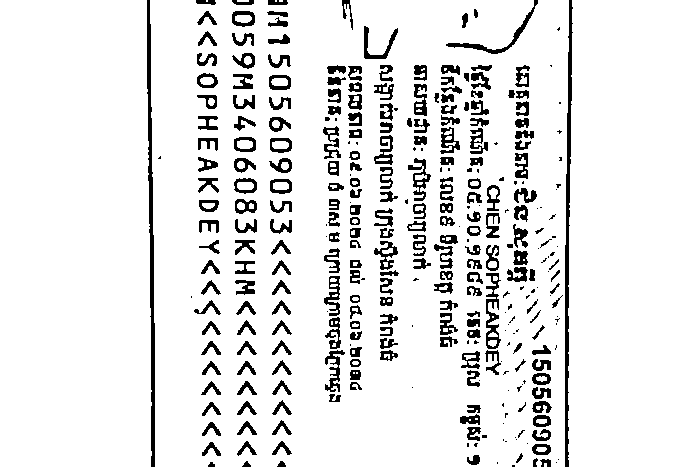
#> input picture scan_id_preprocessed_gray.png, 690 x 467 px; its folder holds only this picture in this run
$ python id_card_ocr_tool.py scan_id_preprocessed_gray.png
#> lines starting #> are read from the running program, lines starting #| are printed output that depends on the picture; after the words box and inside, x2 and y2 are one past the last pixel; in counts of white or black regions, pixels touching at a corner belong together
#!/usr/bin/env python
"""
ID Card OCR Tool - Specialized tool for extracting text from ID cards
with advanced preprocessing and OCR optimization
"""
import os
import sys
import argparse
import json
import cv2
import numpy as np
from PIL import Image, ImageEnhance, ImageFilter
import pytesseract
import logging
from typing import Dict, List, Tuple, Optional, Union
import re

# Configure logging
logging.basicConfig(
    level=logging.INFO,
    format='%(asctime)s - %(name)s - %(levelname)s - %(message)s'
)
logger = logging.getLogger("IDCardOCR")

# Set Tesseract path
tesseract_path = r'/usr/bin/tesseract'
pytesseract.pytesseract.tesseract_cmd = tesseract_path

# Supported ID types and their configurations
ID_TYPES = {
    "cambodian": {
        "languages": ["khm", "eng"],
        "fields": ["name", "name_kh", "name_en", "id_number", "dob", "gender", "nationality"],
        "config": "--oem 1 --psm 11 -c preserve_interword_spaces=1 --dpi 300"
    },
    "generic": {
        "languages": ["eng"],
        "fields": ["name", "id_number", "dob", "gender", "nationality", "address"],
        "config": "--oem 1 --psm 11 -c preserve_interword_spaces=1 --dpi 300"
    }
}

def enhance_image(image: np.ndarray) -> np.ndarray:
    """
    Apply various enhancement techniques to improve OCR results

    Args:
        image: Input image as numpy array

    Returns:
        Enhanced image
    """
    # Convert to grayscale if not already
    if len(image.shape) == 3:
        gray = cv2.cvtColor(image, cv2.COLOR_BGR2GRAY)
    else:
        gray = image.copy()

    # Apply CLAHE (Contrast Limited Adaptive Histogram Equalization)
    clahe = cv2.createCLAHE(clipLimit=2.0, tileGridSize=(8, 8))
    enhanced = clahe.apply(gray)

    # Apply bilateral filter to reduce noise while preserving edges
    denoised = cv2.bilateralFilter(enhanced, 9, 75, 75)

    # Try different thresholding methods and use the best one based on OCR confidence
    # 1. Adaptive Gaussian thresholding
    thresh1 = cv2.adaptiveThreshold(
        denoised, 255,
        cv2.ADAPTIVE_THRESH_GAUSSIAN_C,
        cv2.THRESH_BINARY, 11, 7
    )

    # 2. Adaptive Mean thresholding
    thresh2 = cv2.adaptiveThreshold(
        denoised, 255,
        cv2.ADAPTIVE_THRESH_MEAN_C,
        cv2.THRESH_BINARY, 11, 7
    )

    # 3. Otsu's thresholding
    _, thresh3 = cv2.threshold(denoised, 0, 255, cv2.THRESH_BINARY + cv2.THRESH_OTSU)

    # Combine the best thresholding results
    combined = cv2.bitwise_or(thresh1, thresh2)

    # Apply morphology operations to clean up the image
    kernel = cv2.getStructuringElement(cv2.MORPH_RECT, (2, 2))
    cleaned = cv2.morphologyEx(combined, cv2.MORPH_OPEN, kernel, iterations=1)

    # Additional noise removal
    cleaned = cv2.medianBlur(cleaned, 3)

    return cleaned

def compute_skew_angle(image: np.ndarray) -> float:
    """
    Compute the skew angle of the image for deskewing

    Args:
        image: Grayscale image

    Returns:
        Skew angle in degrees
    """
    # Apply edge detection
    edges = cv2.Canny(image, 150, 200, 3)

    # Use Hough Line Transform to detect lines
    lines = cv2.HoughLinesP(edges, 1, np.pi/180, 100, minLineLength=100, maxLineGap=10)

    angles = []
    if lines is not None and len(lines) > 0:
        for line in lines:
            x1, y1, x2, y2 = line[0]
            if x2 - x1 != 0:  # Avoid division by zero
                angle = np.arctan2(y2 - y1, x2 - x1) * 180.0 / np.pi
                if -45 < angle < 45:  # Consider only reasonable angles
                    angles.append(angle)

    # Return median angle if angles were found, otherwise 0
    return np.median(angles) if angles else 0.0

def deskew_image(image: np.ndarray) -> np.ndarray:
    """
    Deskew the image to improve OCR accuracy

    Args:
        image: Input image

    Returns:
        Deskewed image
    """
    # Calculate skew angle
    angle = compute_skew_angle(image)

    # Skip if angle is very small
    if abs(angle) < 0.5:
        return image

    # Get image dimensions
    (h, w) = image.shape[:2]
    center = (w // 2, h // 2)

    # Perform rotation
    M = cv2.getRotationMatrix2D(center, angle, 1.0)
    rotated = cv2.warpAffine(image, M, (w, h), flags=cv2.INTER_CUBIC, borderMode=cv2.BORDER_REPLICATE)

    return rotated

def preprocess_id_card(image_path: str, save_debug: bool = False) -> Tuple[np.ndarray, str]:
    """
    Comprehensive preprocessing pipeline for ID card images

    Args:
        image_path: Path to the ID card image
        save_debug: Whether to save intermediate images for debugging

    Returns:
        Preprocessed image and debug path (if saved)
    """
    # Read image
    image = cv2.imread(image_path)
    if image is None:
        # Try reading with PIL if OpenCV fails
        try:
            pil_img = Image.open(image_path)
            image = cv2.cvtColor(np.array(pil_img), cv2.COLOR_RGB2BGR)
        except Exception as e:
            raise ValueError(f"Could not read image: {image_path} - {str(e)}")

    # Resize if too large
    height, width = image.shape[:2]
    if max(height, width) > 2000:
        scale = 2000.0 / max(height, width)
        new_size = (int(width * scale), int(height * scale))
        image = cv2.resize(image, new_size, interpolation=cv2.INTER_AREA)

    # Convert to grayscale
    gray = cv2.cvtColor(image, cv2.COLOR_BGR2GRAY)

    # Increase contrast
    gray = cv2.equalizeHist(gray)

    # Deskew
    deskewed = deskew_image(gray)

    # Enhance
    preprocessed = enhance_image(deskewed)

    # Save debug image if requested
    debug_path = None
    if save_debug:
        # Save intermediate images too
        debug_dir = os.path.dirname(image_path)
        base_name = os.path.basename(image_path).rsplit('.', 1)[0]

        # Save original, grayscale, and enhanced versions
        cv2.imwrite(os.path.join(debug_dir, f"{base_name}_gray.png"), gray)
        cv2.imwrite(os.path.join(debug_dir, f"{base_name}_deskewed.png"), deskewed)

        # Final preprocessed image
        debug_path = os.path.join(debug_dir, f"{base_name}_preprocessed.png")
        cv2.imwrite(debug_path, preprocessed)
        logger.info(f"Preprocessed images saved in: {debug_dir}")

    return preprocessed, debug_path

def extract_ocr_with_confidence(
    image: Union[str, np.ndarray],
    lang: str = 'eng',
    config: str = '--oem 1 --psm 11 -c preserve_interword_spaces=1 --dpi 300'
) -> List[Tuple[str, float, Dict]]:
    """
    Extract text with confidence scores and bounding boxes using Tesseract

    Args:
        image: Path to image or preprocessed image
        lang: Tesseract language(s)
        config: Tesseract configuration

    Returns:
        List of tuples with (text, confidence, box_data)
    """
    # Handle image input (path or array)
    if isinstance(image, str):
        preprocessed, _ = preprocess_id_card(image)
        pil_image = Image.fromarray(preprocessed)
    else:
        pil_image = Image.fromarray(image)

    # Get OCR data with confidence scores
    data = pytesseract.image_to_data(
        pil_image,
        lang=lang,
        config=config,
        output_type=pytesseract.Output.DICT
    )

    # Organize results
    results = []
    for i in range(len(data['text'])):
        text = data['text'][i].strip()
        if text and int(data['conf'][i]) > 0:  # Skip empty text or negative confidence
            confidence = float(data['conf'][i]) / 100.0
            box_data = {
                'left': data['left'][i],
                'top': data['top'][i],
                'width': data['width'][i],
                'height': data['height'][i],
                'level': data['level'][i],
                'page_num': data['page_num'][i],
                'block_num': data['block_num'][i],
                'par_num': data['par_num'][i],
                'line_num': data['line_num'][i],
                'word_num': data['word_num'][i]
            }
            results.append((text, confidence, box_data))

    return results

def extract_id_card_text(
    image_path: str,
    id_type: str = 'generic',
    save_debug: bool = False,
    visualize: bool = False
) -> Dict[str, str]:
    """
    Extract structured information from ID card

    Args:
        image_path: Path to the ID card image
        id_type: Type of ID card (from supported ID_TYPES)
        save_debug: Whether to save debug images
        visualize: Whether to visualize OCR results with bounding boxes

    Returns:
        Dictionary with extracted fields
    """
    # Get ID type configuration
    if id_type not in ID_TYPES:
        logger.warning(f"Unsupported ID type: {id_type}. Using generic configuration.")
        id_type = 'generic'

    id_config = ID_TYPES[id_type]
    languages = id_config['languages']
    tesseract_config = id_config['config']

    # Preprocess image
    preprocessed, debug_path = preprocess_id_card(image_path, save_debug)

    # Extract text for each language
    results = {}
    for lang in languages:
        lang_results = extract_ocr_with_confidence(
            preprocessed,
            lang=lang,
            config=tesseract_config
        )

        # Combine all text for this language
        lang_text = ' '.join([item[0] for item in lang_results])
        results[lang] = lang_text

        logger.info(f"Extracted {len(lang_results)} text regions with {lang} language")

    # Visualize results if requested
    if visualize:
        # Draw bounding boxes on a copy of the original image
        image = cv2.imread(image_path)

        # Process each language
        for lang in languages:
            # Get fresh OCR data for visualization
            pil_image = Image.fromarray(preprocessed)
            data = pytesseract.image_to_data(
                pil_image,
                lang=lang,
                config=tesseract_config,
                output_type=pytesseract.Output.DICT
            )

            # Draw boxes
            n_boxes = len(data['level'])
            for i in range(n_boxes):
                if int(data['conf'][i]) > 0:  # Only show confident detections
                    (x, y, w, h) = (data['left'][i], data['top'][i], data['width'][i], data['height'][i])
                    cv2.rectangle(image, (x, y), (x + w, y + h),
                                 (0, 255, 0) if lang == 'eng' else (0, 0, 255), 2)

                    # Add text above the box
                    if data['text'][i].strip():
                        cv2.putText(image, data['text'][i], (x, y - 5),
                                   cv2.FONT_HERSHEY_SIMPLEX, 0.5,
                                   (0, 255, 0) if lang == 'eng' else (0, 0, 255), 1)

        # Save visualization
        vis_path = image_path.rsplit('.', 1)[0] + '_ocr_vis.png'
        cv2.imwrite(vis_path, image)
        logger.info(f"OCR visualization saved: {vis_path}")

    # Parse fields based on ID type
    if id_type == 'cambodian':
        # For Cambodian ID, use both Khmer and English
        parsed_data = parse_cambodian_id(results.get('khm', ''), results.get('eng', ''))
    else:
        # Generic ID parsing
        parsed_data = parse_generic_id(results.get('eng', ''))

    return parsed_data

# [293 lines left out: functions parse_cambodian_id, parse_generic_id, khmer_digits_to_latin, visualize_ocr_results, not called in this run]

def main():
    parser = argparse.ArgumentParser(description='ID Card OCR Tool')
    parser.add_argument('image_path', help='Path to the ID card image')
    parser.add_argument('--id-type', choices=list(ID_TYPES.keys()), default='generic',
                       help='Type of ID card')
    parser.add_argument('--debug', action='store_true',
                       help='Save debug images')
    parser.add_argument('--visualize', action='store_true',
                       help='Visualize OCR results with bounding boxes')
    parser.add_argument('--output', '-o',
                       help='Output file path for JSON results (default: stdout)')

    args = parser.parse_args()

    try:
        # Process the ID card
        logger.info(f"Processing ID card: {args.image_path}")
        results = extract_id_card_text(
            args.image_path,
            id_type=args.id_type,
            save_debug=args.debug,
            visualize=args.visualize
        )
#> in preprocess_id_card, image is the input picture: shape (467, 690, 3); 90.2% white; 326 black regions (93 under 20 px), largest, box (x1, y1, x2, y2) and area: (147, 0, 155, 467) 1778, (565, 0, 573, 467) 1685, (486, 273, 501, 349) 529
#> in compute_skew_angle, `edges = cv2.Canny(image, 150, 200, 3)`:
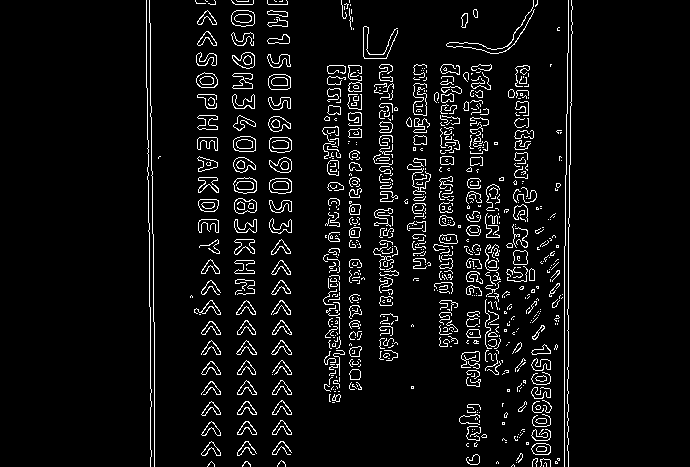
#> edges: shape (467, 690); 5.7% white in thin lines or dots, all inside (x1, y1, x2, y2) = (146, 0, 573, 467)
#> in compute_skew_angle, `lines = cv2.HoughLinesP(edges, 1, np.pi/180, 100, minLineLength=100, m..`: lines = 17 rows, first 6: [150, 466, 150, 307], [568, 378, 568, 218], [564, 466, 564, 246], [150, 55, 153, 283], [146, 74, 148, 201], [392, 359, 392, 66]
#> the loop in compute_skew_angle, `for line in lines:` made 17 passes
#> (x1, y1, x2, y2, angle) on passes 4, 5, 8, 11, 13, 16, 17: (150, 55, 153, 283, 89.25), (146, 74, 148, 201, 89.1), (566, 161, 568, 0, -89.29), (569, 217, 571, 52, -89.31), (534, 335, 543, 466, 86.07), (531, 352, 537, 461, 86.85), (469, 235, 472, 66, -88.98)
#> (x1, y1, x2, y2) on passes 1, 2, 3, 6, 7, 9: (150, 466, 150, 307), (568, 378, 568, 218), (564, 466, 564, 246), (392, 359, 392, 66), (154, 466, 154, 322), (339, 401, 339, 223)
#> after the loop in compute_skew_angle, `for line in lines:`: angles = []
#> in deskew_image, `angle = compute_skew_angle(image)`: angle = 0
#> in enhance_image, `cleaned = cv2.morphologyEx(combined, cv2.MORPH_OPEN, kernel, iteration..`:
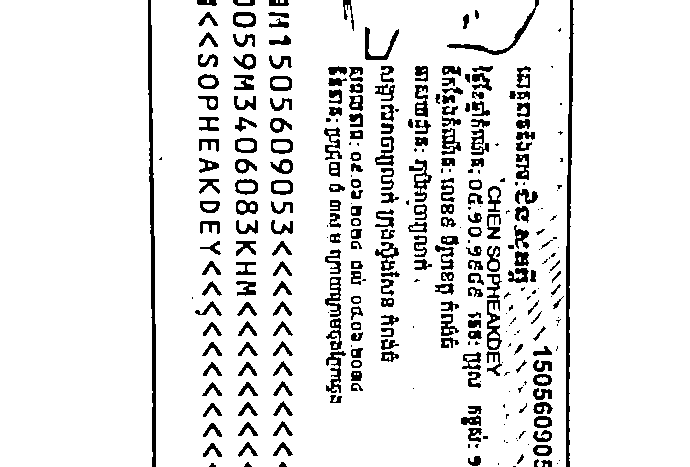
#> cleaned: shape (467, 690); 90.2% white; 326 black regions (94 under 20 px), largest, box (x1, y1, x2, y2) and area: (148, 0, 156, 467) 1777, (566, 0, 574, 467) 1684, (487, 274, 502, 350) 529
#> in enhance_image, `cleaned = cv2.medianBlur(cleaned, 3)`:
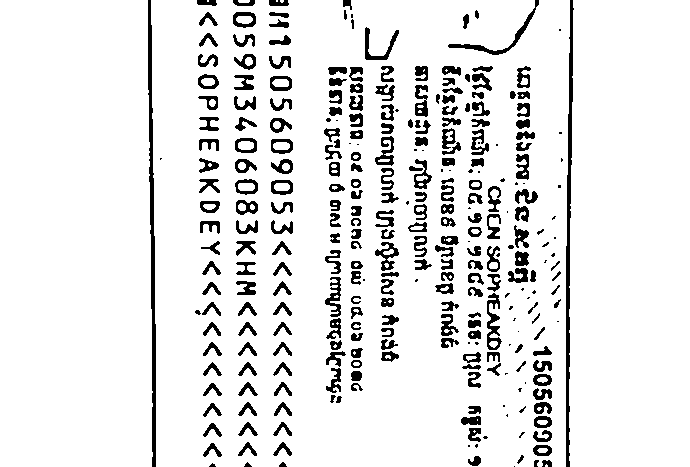
#> cleaned: shape (467, 690); 90.4% white; 304 black regions (58 under 20 px), largest, box (x1, y1, x2, y2) and area: (148, 0, 156, 467) 1775, (566, 0, 574, 467) 1677, (448, 0, 539, 55) 486

        # Create visualization of results
        vis_path = visualize_ocr_results(args.image_path, results)
        logger.info(f"Results visualization: {vis_path}")

        # Output results
        if args.output:
            with open(args.output, 'w', encoding='utf-8') as f:
                json.dump(results, f, ensure_ascii=False, indent=2)
            logger.info(f"Results saved to: {args.output}")
        else:
            print(json.dumps(results, ensure_ascii=False, indent=2))

        logger.info("Processing complete")
        return 0

    except Exception as e:
        logger.error(f"Error processing ID card: {str(e)}")
        return 1

if __name__ == "__main__":
    sys.exit(main())
#> (the call stopped at in extract_ocr_with_confidence, `data = pytesseract.image_to_data( pil_image, lang=lang, config=config,..`: pytesseract is not available in this run)

$ run again, on id_card.jpg
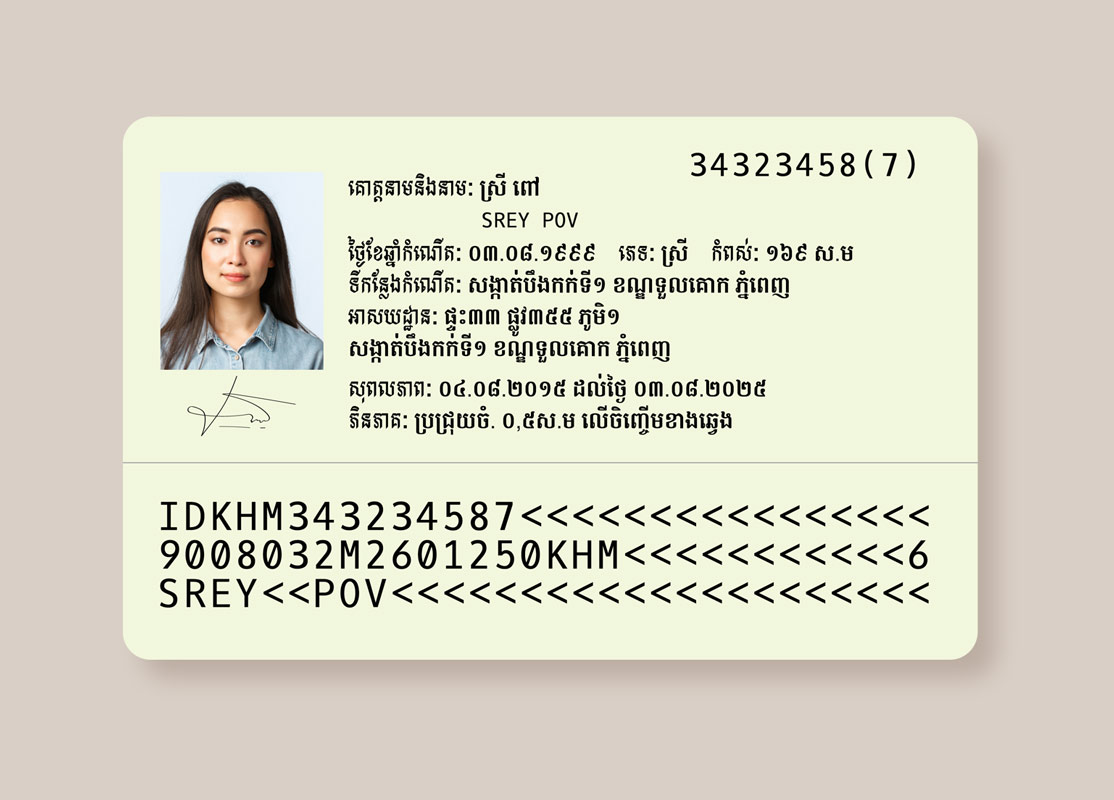
#> input picture id_card.jpg, 1114 x 800 px
#> in preprocess_id_card, image is the input picture: shape (800, 1114, 3); mean B, G, R 198.8, 214.7, 217.6
#> in compute_skew_angle, `edges = cv2.Canny(image, 150, 200, 3)`:
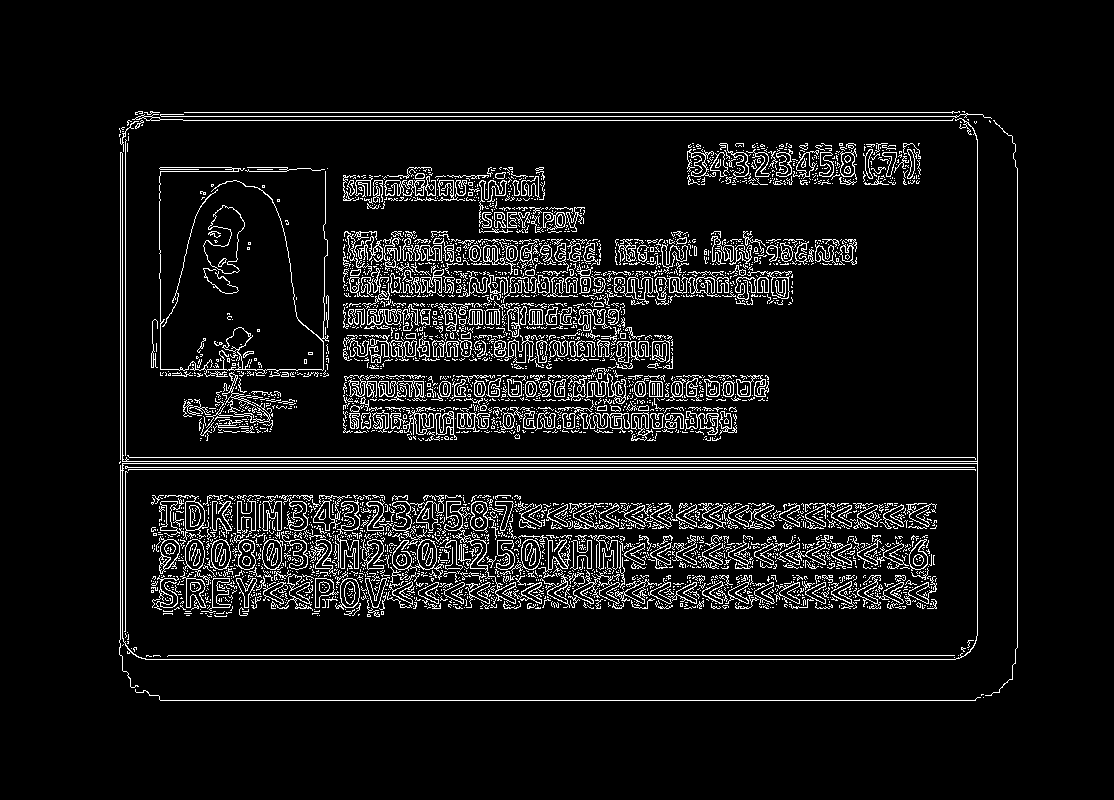
#> edges: shape (800, 1114); 7.6% white in thin lines or dots, all inside (x1, y1, x2, y2) = (119, 111, 1018, 701)
#> lines = 289 rows, first 6: [119, 463, 977, 463], [120, 469, 977, 469], [160, 700, 975, 700], [183, 120, 968, 120], [120, 461, 977, 461], [120, 457, 977, 457]
#> the loop in compute_skew_angle, `for line in lines:` made 289 passes
#> (x1, y1, x2, y2, angle) on passes 1 to 8: (119, 463, 977, 463, 0), (120, 469, 977, 469, 0), (160, 700, 975, 700, 0), (183, 120, 968, 120, 0), (120, 461, 977, 461, 0), (120, 457, 977, 457, 0), (145, 659, 955, 659, 0), (184, 112, 964, 112, 0)
#> after the loop in compute_skew_angle, `for line in lines:`: angles = 283 values, max 9.8 at index 222, min -22.93 at index 199, mean -0.778
#> in deskew_image, `angle = compute_skew_angle(image)`: angle = 0
#> thresh1: shape (800, 1114); 90.9% white; 3591 black regions (3153 under 20 px), largest, box (x1, y1, x2, y2) and area: (120, 112, 1018, 701) 13758, (160, 180, 324, 370) 2318, (128, 469, 974, 471) 1491
#> thresh2: shape (800, 1114); 90.4% white; 1594 black regions (1243 under 20 px), largest, box (x1, y1, x2, y2) and area: (119, 112, 1018, 701) 22636, (160, 180, 324, 370) 3434, (160, 169, 328, 333) 2149
#> thresh3: shape (800, 1114); 41.7% white; 228 white regions (177 under 20 px), largest, box (x1, y1, x2, y2) and area: (123, 117, 977, 462) 225528, (123, 463, 977, 659) 142574, (219, 397, 268, 421) 558
#> combined: shape (800, 1114); 92% white; 1693 black regions (1363 under 20 px), largest, box (x1, y1, x2, y2) and area: (120, 112, 1018, 701) 13758, (160, 180, 324, 370) 2309, (128, 469, 973, 471) 1489
#> in enhance_image, `cleaned = cv2.medianBlur(cleaned, 3)`:
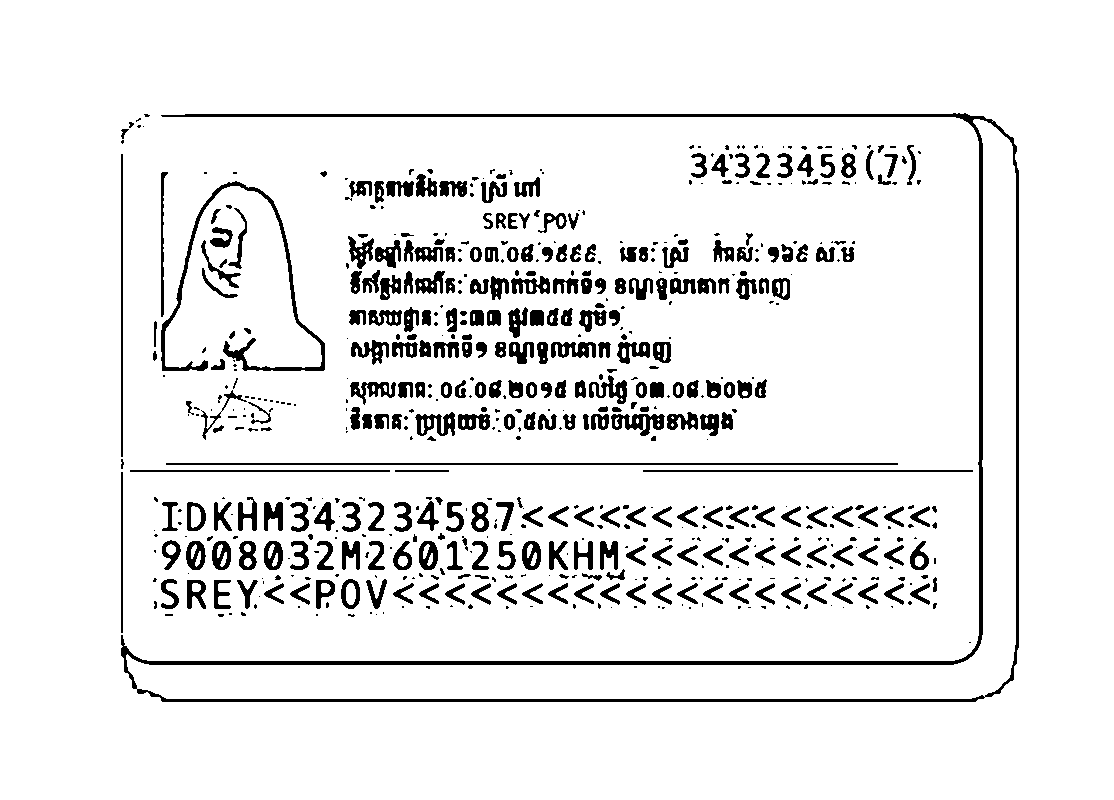
#> cleaned: shape (800, 1114); 91.9% white; 637 black regions (316 under 20 px), largest, box (x1, y1, x2, y2) and area: (121, 113, 1019, 702) 12639, (161, 181, 325, 371) 2455, (166, 463, 898, 465) 1464
